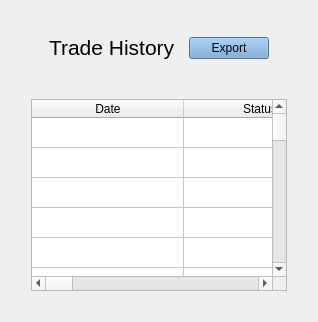
  <widget class="QWidget" name="tab_mytrades">
   <attribute name="title">
    <string>My Trades</string>
   </attribute>
   <layout class="QGridLayout" name="gridLayout_20">
    <item row="3" column="0">
     <spacer name="verticalSpacer_18">
      <property name="orientation">
       <enum>Qt::Vertical</enum>
      </property>
      <property name="sizeHint" stdset="0">
       <size>
        <width>20</width>
        <height>40</height>
       </size>
      </property>
     </spacer>
    </item>
    <item row="3" column="1">
     <widget class="QTableWidget" name="trades_table">
      <property name="sizePolicy">
       <sizepolicy hsizetype="Expanding" vsizetype="Expanding">
        <horstretch>0</horstretch>
        <verstretch>0</verstretch>
       </sizepolicy>
      </property>
      <property name="sizeAdjustPolicy">
       <enum>QAbstractScrollArea::AdjustIgnored</enum>
      </property>
      <property name="editTriggers">
       <set>QAbstractItemView::NoEditTriggers</set>
      </property>
      <property name="showDropIndicator" stdset="0">
       <bool>false</bool>
      </property>
      <property name="dragDropOverwriteMode">
       <bool>false</bool>
      </property>
      <property name="selectionBehavior">
       <enum>QAbstractItemView::SelectRows</enum>
      </property>
      <property name="sortingEnabled">
       <bool>true</bool>
      </property>
      <property name="rowCount">
       <number>32</number>
      </property>
      <property name="columnCount">
       <number>8</number>
      </property>
      <attribute name="horizontalHeaderCascadingSectionResizes">
       <bool>true</bool>
      </attribute>
      <attribute name="horizontalHeaderDefaultSectionSize">
       <number>152</number>
      </attribute>
      <attribute name="horizontalHeaderShowSortIndicator" stdset="0">
       <bool>true</bool>
      </attribute>
      <attribute name="horizontalHeaderStretchLastSection">
       <bool>true</bool>
      </attribute>
      <attribute name="verticalHeaderVisible">
       <bool>false</bool>
      </attribute>
      <attribute name="verticalHeaderDefaultSectionSize">
       <number>30</number>
      </attribute>
      <attribute name="verticalHeaderHighlightSections">
       <bool>true</bool>
      </attribute>
      <attribute name="verticalHeaderMinimumSectionSize">
       <number>30</number>
      </attribute>
      <row/>
      <row/>
      <row/>
      <row/>
      <row/>
      <row/>
      <row/>
      <row/>
      <row/>
      <row/>
      <row/>
      <row/>
      <row/>
      <row/>
      <row/>
      <row/>
      <row/>
      <row/>
      <row/>
      <row/>
      <row/>
      <row/>
      <row/>
      <row/>
      <row/>
      <row/>
      <row/>
      <row/>
      <row/>
      <row/>
      <row/>
      <row/>
      <column>
       <property name="text">
        <string>Date</string>
       </property>
      </column>
      <column>
       <property name="text">
        <string>Status</string>
       </property>
      </column>
      <column>
       <property name="text">
        <string>Buy Coin</string>
       </property>
      </column>
      <column>
       <property name="text">
        <string>Buy Vol</string>
       </property>
      </column>
      <column>
       <property name="text">
        <string>Sell Coin</string>
       </property>
      </column>
      <column>
       <property name="text">
        <string>Sell Vol</string>
       </property>
      </column>
      <column>
       <property name="text">
        <string>Sell Price</string>
       </property>
      </column>
      <column>
       <property name="text">
        <string>UUID</string>
       </property>
      </column>
     </widget>
    </item>
    <item row="1" column="1">
     <widget class="QFrame" name="frame_9">
      <property name="sizePolicy">
       <sizepolicy hsizetype="MinimumExpanding" vsizetype="Preferred">
        <horstretch>0</horstretch>
        <verstretch>0</verstretch>
       </sizepolicy>
      </property>
      <property name="maximumSize">
       <size>
        <width>1677777</width>
        <height>62</height>
       </size>
      </property>
      <property name="frameShape">
       <enum>QFrame::NoFrame</enum>
      </property>
      <property name="frameShadow">
       <enum>QFrame::Raised</enum>
      </property>
      <layout class="QGridLayout" name="gridLayout_7">
       <property name="leftMargin">
        <number>18</number>
       </property>
       <property name="topMargin">
        <number>12</number>
       </property>
       <property name="rightMargin">
        <number>18</number>
       </property>
       <property name="bottomMargin">
        <number>0</number>
       </property>
       <property name="spacing">
        <number>0</number>
       </property>
       <item row="0" column="2">
        <widget class="QPushButton" name="export_trade_table_btn">
         <property name="sizePolicy">
          <sizepolicy hsizetype="Fixed" vsizetype="Fixed">
           <horstretch>0</horstretch>
           <verstretch>0</verstretch>
          </sizepolicy>
         </property>
         <property name="font">
          <font>
           <pointsize>9</pointsize>
          </font>
         </property>
         <property name="styleSheet">
          <string notr="true">background-color: rgb(114, 159, 207)</string>
         </property>
         <property name="text">
          <string>Export</string>
         </property>
        </widget>
       </item>
       <item row="0" column="1">
        <widget class="QLabel" name="label_44">
         <property name="sizePolicy">
          <sizepolicy hsizetype="MinimumExpanding" vsizetype="Minimum">
           <horstretch>0</horstretch>
           <verstretch>0</verstretch>
          </sizepolicy>
         </property>
         <property name="minimumSize">
          <size>
           <width>0</width>
           <height>50</height>
          </size>
         </property>
         <property name="maximumSize">
          <size>
           <width>16777215</width>
           <height>50</height>
          </size>
         </property>
         <property name="text">
          <string>&lt;html&gt;&lt;head/&gt;&lt;body&gt;&lt;p&gt;&lt;span style=&quot; font-size:16pt;&quot;&gt;Trade History&lt;/span&gt;&lt;/p&gt;&lt;/body&gt;&lt;/html&gt;</string>
         </property>
        </widget>
       </item>
      </layout>
     </widget>
    </item>
    <item row="2" column="1">
     <spacer name="horizontalSpacer_21">
      <property name="orientation">
       <enum>Qt::Horizontal</enum>
      </property>
      <property name="sizeHint" stdset="0">
       <size>
        <width>40</width>
        <height>20</height>
       </size>
      </property>
     </spacer>
    </item>
    <item row="3" column="2">
     <spacer name="verticalSpacer_19">
      <property name="orientation">
       <enum>Qt::Vertical</enum>
      </property>
      <property name="sizeHint" stdset="0">
       <size>
        <width>20</width>
        <height>40</height>
       </size>
      </property>
     </spacer>
    </item>
    <item row="4" column="1">
     <spacer name="horizontalSpacer_22">
      <property name="orientation">
       <enum>Qt::Horizontal</enum>
      </property>
      <property name="sizeHint" stdset="0">
       <size>
        <width>40</width>
        <height>20</height>
       </size>
      </property>
     </spacer>
    </item>
   </layout>
  </widget>
